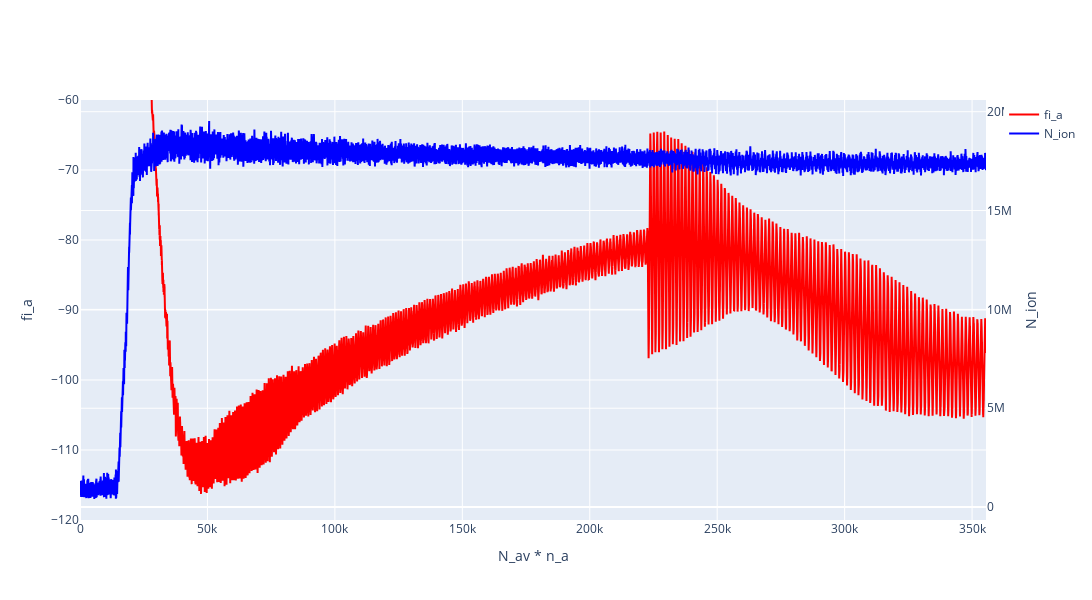

Source (notebook cell):
### Code cell
import plotly.graph_objects as go

# Создаем график Plotly
fig = go.Figure()

# Добавляем первый график на основную ось y
fig.add_trace(go.Scatter(x=N_av * n_a, y=fi_a, mode='lines', line=dict(color='red'), name='fi_a')) 

# Добавляем второй график на дополнительную ось y
fig.add_trace(go.Scatter(x=N_av * n_a, y=N_ion[n_a*N_av], mode='lines',line=dict(color='blue'), name='N_ion', yaxis='y2'))

# Настраиваем общий вид графика
fig.update_layout(
    title='',
    xaxis_title='N_av * n_a',
    yaxis=dict(title='fi_a', range=[-120, -60]),
    yaxis2=dict(title='N_ion', overlaying='y', side='right')
)

# Изменяем размер окна графика
fig.update_layout(
    width=1200,   # Ширина окна в пикселях
    height=600   # Высота окна в пикселях
)

# Отображаем график
fig.show()

### Figure 1 — Plotly figure (JSON) as saved in the notebook; plotly's stock layout.template omitted (floating-point values rounded to 4 significant figures; data arrays with more than 128 entries replaced by an {"elided": "..."} marker saying what was removed)
{"data": [{"line": {"color": "red"}, "mode": "lines", "name": "fi_a", "type": "scatter", "x": {"elided": "17774 int values"}, "y": {"elided": "17774 float values"}}, {"line": {"color": "blue"}, "mode": "lines", "name": "N_ion", "type": "scatter", "x": {"elided": "17774 int values"}, "y": {"elided": "17774 float values"}, "yaxis": "y2"}], "layout": {"height": 600, "title": {"text": ""}, "width": 1200, "xaxis": {"title": {"text": "N_av * n_a"}}, "yaxis": {"range": [-120, -60], "title": {"text": "fi_a"}}, "yaxis2": {"overlaying": "y", "side": "right", "title": {"text": "N_ion"}}}}
